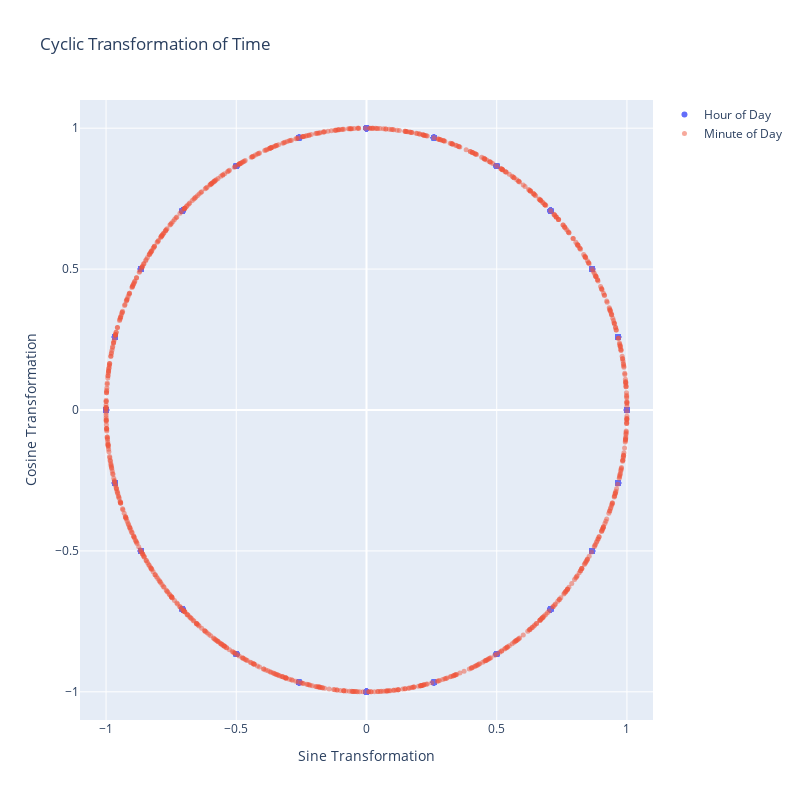

Notebook code cell kept with this figure:
### Code cell
# Create a scatter plot for the cyclic transformation of time
fig = go.Figure()

# Add data points for the sine and cosine transformations of hour_of_day
fig.add_trace(go.Scatter(x=data_df['sin_hour'], y=data_df['cos_hour'], mode='markers', name='Hour of Day'))

# Add data points for the sine and cosine transformations of minute_of_day
fig.add_trace(go.Scatter(x=data_df['sin_minute'], y=data_df['cos_minute'], mode='markers', name='Minute of Day', marker=dict(size=5, opacity=0.5)))

# Update layout for better visualization
fig.update_layout(title='Cyclic Transformation of Time',
                  xaxis_title='Sine Transformation',
                  yaxis_title='Cosine Transformation',
                  xaxis=dict(range=[-1.1, 1.1]),
                  yaxis=dict(range=[-1.1, 1.1]),
                  width=800,
                  height=800)

# Display the figure
fig.show()

### Figure 1 — Plotly figure (JSON) as saved in the notebook; plotly's stock layout.template omitted (floating-point values rounded to 4 significant figures; data arrays with more than 128 entries replaced by an {"elided": "..."} marker saying what was removed)
{"data": [{"mode": "markers", "name": "Hour of Day", "type": "scatter", "x": {"elided": "968 float values"}, "y": {"elided": "968 float values"}}, {"marker": {"opacity": 0.5, "size": 5}, "mode": "markers", "name": "Minute of Day", "type": "scatter", "x": {"elided": "968 float values"}, "y": {"elided": "968 float values"}}], "layout": {"height": 800, "title": {"text": "Cyclic Transformation of Time"}, "width": 800, "xaxis": {"range": [-1.1, 1.1], "title": {"text": "Sine Transformation"}}, "yaxis": {"range": [-1.1, 1.1], "title": {"text": "Cosine Transformation"}}}}
